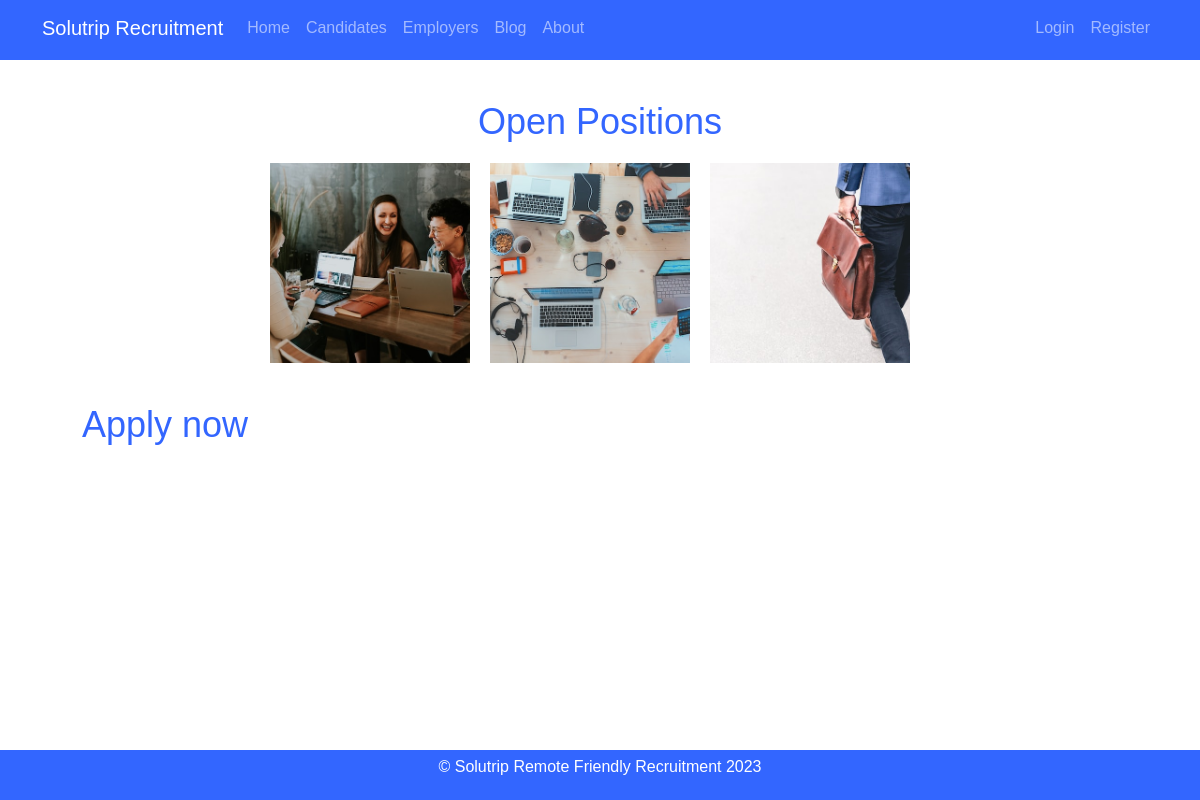
/candidates, run on an earlier commit of the app's database.
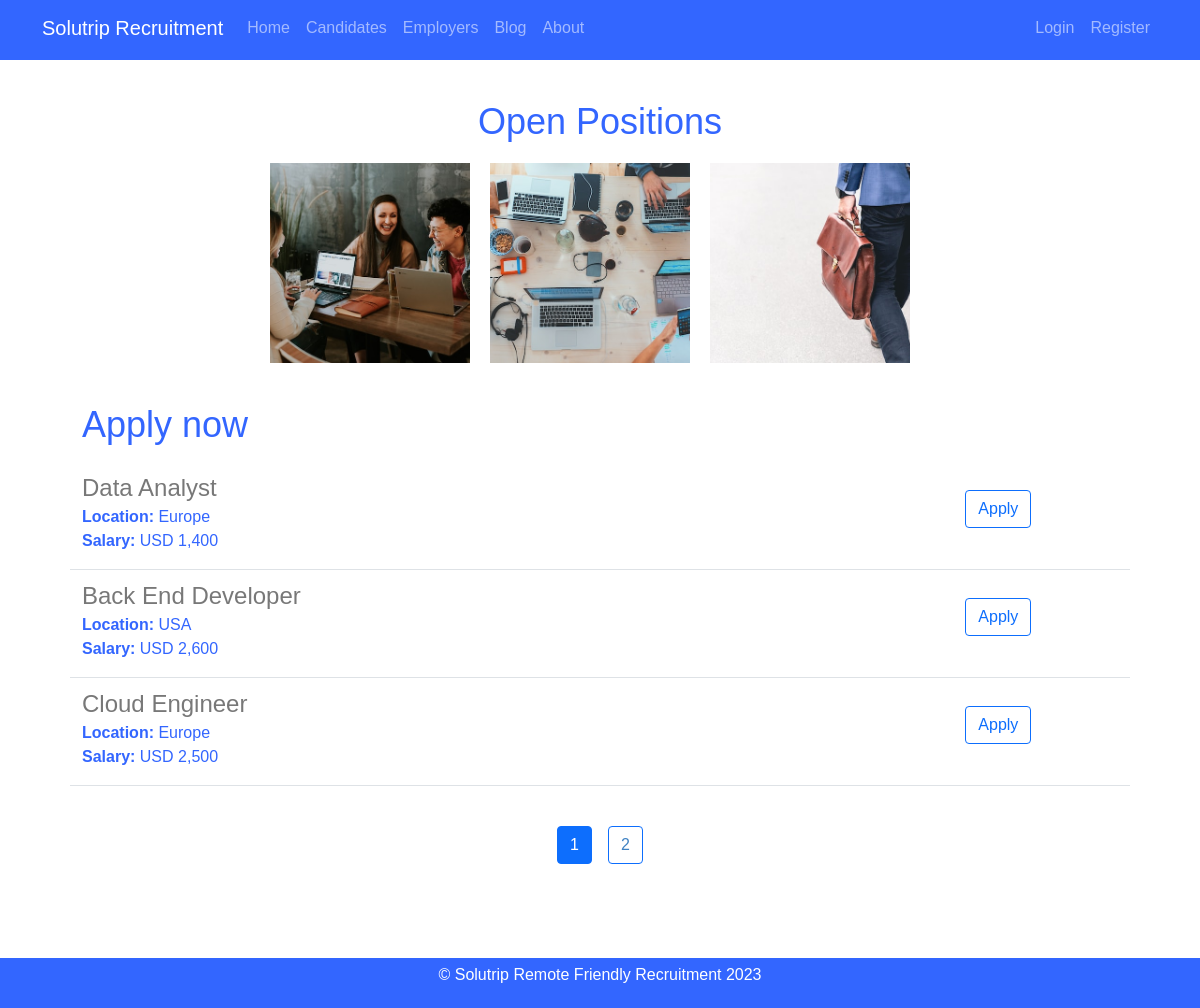
And on a later commit of the database.
### Solutrip_app/models.py (models this page shows)
class Jobs(db.Model):
    id = db.Column (db.Integer, primary_key=True)
    title = db.Column(db.String(60), nullable=False)
    location = db.Column(db.String(60), nullable=False)
    salary = db.Column(db.String(60), nullable=False)
    description = db.Column(db.Text, nullable=False)
    requirements= db.Column(db.Text, nullable=False)
    qualifications= db.Column(db.Text, nullable=False)
    company_id = db.Column(db.Integer, db.ForeignKey('company.id'), nullable=False)
    job_applications = db.relationship('JobApplication', backref='job', lazy=True)

### Solutrip_app/routes.py (the view)
@app.route("/candidates")
def candidates():
    page = request.args.get('page',1,type=int)
    jobs = Jobs.query.paginate(page=page, per_page = 3)
    user = current_user
    return render_template("candidates.html", title="Jobs", page = page, jobs=jobs, user=user)

### Solutrip_app/templates/candidates.html
{% extends 'layout.html' %}
{% block content %}
    <section id="carousel">
        <h2> Open Positions</h2>
        <div id="slides">
            <a href="{{ url_for('static', filename='1.jpg') }}">
                <img src="{{ url_for('static', filename='1.jpg') }}" alt="Job description 1">
            </a>
            <a href="{{ url_for('static', filename='2.jpg') }}">
                <img src="{{ url_for('static', filename='2.jpg') }}" alt="Job description 2">
            </a>
            <a href="{{ url_for('static', filename='3.jpg') }}">
                <img src="{{ url_for('static', filename='3.jpg') }}" alt="Job description 3">
            </a>
        </div>
        <div class="body-text" style="text-align: left;">
            <h2> Apply now </h2>
            {% if jobs %}
                {% for job in jobs %}
                    <div class="row border-bottom" style="margin-top: 4px;">
                        <div class="col-10">
                            <h4 style="color: rgb(120,120,120); margin-top: 8px; margin-bottom: 2px">{{ job.title }}</h4>
                            <div><b>Location: </b>{{ job.location }}</div>
                            <div style="margin-bottom: 16px;"><b>Salary: </b>{{ job.salary }}</div>
                        </div>
                        <div class="col-2">
                            {% if user.role == 'admin' %}
                            <a href="{{ url_for('update_job', job_id=job.id) }}" type="button" class="btn btn-outline-primary mt-4 float-right">Edit</a>
                            <button type="button" class="btn btn-outline-danger mt-4 float-right" data-bs-toggle="modal" data-bs-target="#deleteModal-{{ job.id }}">Delete</button>
                            <div class="modal fade" id="deleteModal-{{ job.id }}" tabindex="-1" role="dialog" aria-labelledby="deleteModalLabel-{{ job.id }}" aria-hidden="true">
                                <div class="modal-dialog" role="document">
                                    <div class="modal-content">
                                        <div class="modal-header">
                                            <h5 class="modal-title" id="deleteModalLabel-{{ job.id }}">Confirm Delete</h5>
                                            <button type="button" class="close" data-bs-dismiss="modal" aria-label="Close">
                                                <span aria-hidden="true">&times;</span>
                                            </button>
                                        </div>
                                        <div class="modal-body">
                                            Are you sure you want to delete "{{ job.title }}"?
                                        </div>
                                        <div class="modal-footer">
                                            <button type="button" class="btn btn-secondary" data-bs-dismiss="modal">Cancel</button>
                                            <form method="POST" action="{{ url_for('delete_job', job_id=job.id) }}" style="display: inline;">
                                                <input type="hidden" name="_method" value="DELETE">
                                                <button type="submit" class="btn btn-danger">Delete</button>
                                            </form>
                                        </div>
                                    </div>
                                </div>
                            </div>
                            {% else %}
                                <a href="{{ url_for('apply', job_id=job.id) }}"" type="button" class="btn btn-outline-primary mt-4 float-right">Apply</a>
                            {% endif %}
                        </div>
                    </div>
                {% endfor %}
            {% endif %}
            <div class="d-flex justify-content-center" style="padding-top: 40px;">
                {% for page_num in jobs.iter_pages() %}
                    {% if page_num %}
                        {% if jobs.page == page_num %}
                            <a class=" btn btn-primary mx-2 mb-4 float-right" href="{{url_for('candidates', page = page_num)}}" style="color: white;"> {{ page_num }}</a>
                        {% else %}
                            <a class=" btn btn-outline-primary mx-2 mb-4" href="{{url_for('candidates', page = page_num)}}" style="color: #3f82c3;"> {{ page_num }}</a>
                        {% endif %}
                    {% else %}
                        ...
                    {% endif %}
                {% endfor%}
                </div>
        </div>
    </section>
{% endblock %}

### Solutrip_app/templates/layout.html (shortened to what this page needs)
<html>
  <head>
    <link href="https://cdn.jsdelivr.net/npm/bootstrap@5.0.2/dist/css/bootstrap.min.css" rel="stylesheet">
    <link rel="stylesheet" type="text/css" href="{{ url_for('static', filename='styles.css') }}">
  </head>
  <body>
    <header class="site-header">
      <nav class="navbar navbar-expand-md navbar-dark bg-steel fixed-top">
        <div class="container">
          <a class="navbar-brand mr-4" href="/">Solutrip Recruitment</a>
          <div class="collapse navbar-collapse d-flex" id="navbarToggle">
            <div class="navbar-nav mr-auto flex-grow-1">
              <a class="nav-item nav-link {% if request.path == '/' %}active{% endif %}" href="{{ url_for('home') }}">Home</a>
              <a class="nav-item nav-link" href="{{ url_for('candidates')}}">Candidates</a>
              <a class="nav-item nav-link" href="{{ url_for('employers')}}">Employers</a>
              <a class="nav-item nav-link" href="{{ url_for('blog')}}">Blog</a>
              <a class="nav-item nav-link" href="{{ url_for('about')}}">About</a>
            </div>
            <div class="navbar-nav ml-auto">
              {% if current_user.is_authenticated %}
              {% if current_user.role == 'admin' %}
                <a class="nav-item nav-link" href="{{ url_for('admin')}}">Admin</a>
              {% endif%}
              <a class="nav-item nav-link" href="{{ url_for('account')}}">Account</a>
              <a class="nav-item nav-link" href="{{ url_for('logout')}}">Log Out</a>
              {% else %}
              <a class="nav-item nav-link" href="{{ url_for('login')}}">Login</a>
              <a class="nav-item nav-link" href="{{ url_for('register')}}">Register</a>
              {% endif %}
            </div>
          </div>
        </div>
      </nav>
    </header>
    <div class="col-md-12">
      <div class="container">
        {% block content %}
        {% endblock %}
      </div>
    </div>
    <footer>
        <p>&copy; Solutrip Remote Friendly Recruitment 2023</p>
    </footer>
  </body>
</html>

### Solutrip_app/static/styles.css (style rules this page uses)
body { background-image: url(bg-img.jpg); background-size: cover; font-family: Arial, sans-serif; color: #333; }
header { display: flex; justify-content: space-between; align-items: center; padding: 0 10px; height: 60px; background-color: #3366ff; }
section { text-align: center; }
.body-text { color: rgb(80,80,80); font-size: 16px; margin-top: 40px; margin-bottom: 60px; padding-bottom: 20px; }
#carousel { background-color: white; padding: 40px; text-align: center; }
#carousel h2 { font-size: 36px; margin-bottom: 20px; }
#slides { display: flex; justify-content: center; align-items: center; height: 200px; }
#slides img { width: 200px; height: 200px; margin-right: 20px; object-fit: cover; }
html, body { height: 100%; }
footer { display: flex; justify-content: center; align-items: center; min-height: 50px; background-color: #3366ff; color: #fff; width: 100%; }
.border-bottom { color: #3366ff; }
#account h1,h2 { color: #3366ff; }
footer { position: fixed; bottom: 0; width: 100%; }

What changed in the data, as far as the page shows it:
added Jobs: title "Data Analyst", location "Europe", salary "USD 1,400"
added Jobs: title "Back End Developer", location "USA", salary "USD 2,600"
added Jobs: title "Cloud Engineer", location "Europe", salary "USD 2,500"
Also different on the page:
new list line: "1"
new list line: "2"
